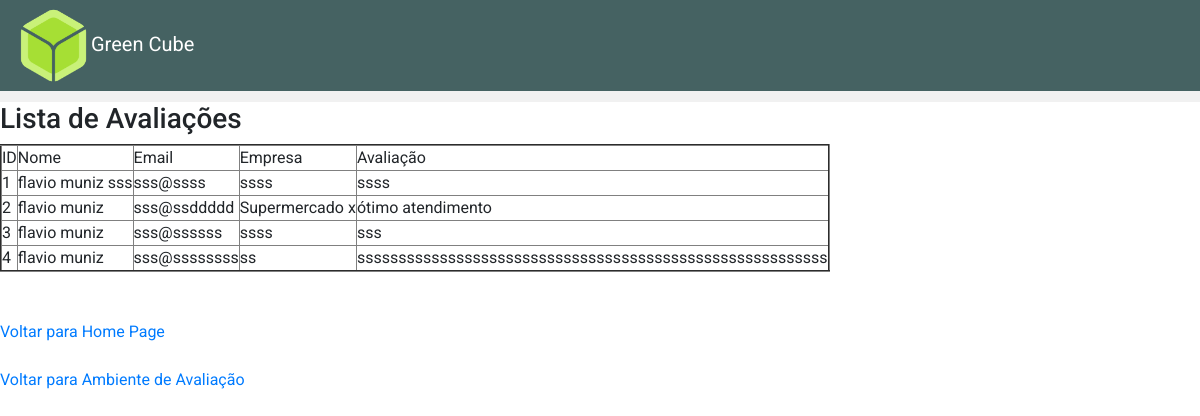
/view, run on the app's committed database.
### tables this page shows
CREATE TABLE Employees (id INTEGER PRIMARY KEY AUTOINCREMENT, name TEXT NOT NULL, email TEXT UNIQUE NOT NULL, empresa TEXT NOT NULL, address TEXT NOT NULL);

### app.py (the view)
@app.route("/view")
def view():
    con = sqlite3.connect("employee.db")
    con.row_factory = sqlite3.Row
    cur = con.cursor()
    cur.execute("select * from Employees")
    rows = cur.fetchall()
    return render_template("view.html", rows=rows)

### templates/view.html (shortened to what this page needs)
<!DOCTYPE html>
<html lang="pt-br">
    <head>
        <link rel="stylesheet" href="https://stackpath.bootstrapcdn.com/bootstrap/4.4.1/css/bootstrap.min.css">
        <link rel="stylesheet" href="{{ url_for('static', filename= 'css/style.css') }}">
    </head>
    <body>
        <header>
            <div class="container" id="nav-container">
                <nav class="navbar navbar-expand-lg fixed-top navbar-dark">
                    <a href="#" class="navbar-brand">
                    </a>
                    <div class="collapse navbar-collapse justify-content-end" id="navbar-links">
                        <div class="navbar-nav">
                            <a class="nav-item nav-link" id="home-menu">Home</a>
                            <a class="nav-item nav-link" id="about-menu">Sobre</a>
                            <a class="nav-item nav-link" id="services-menu">Funcionalidades</a>
                            <a class="nav-item nav-link" id="team-menu">Grupo</a>
                            <a class="nav-item nav-link" id="portfolio-menu">Parceiros</a>
                            <a class="nav-item nav-link" id="contact-menu">Contato</a>
                        </div>
                    </div>
                </nav>
            </div>
        </header>
        <header>
            <div class="container" id="nav-container">
                <nav class="navbar navbar-expand-lg fixed-top navbar-dark">
                    <a href="#" class="navbar-brand">
                        <img src="/static/img/icone.png" alt="Green Cube" id="logo">Green Cube
                    </a>
                </nav>
            </div>
        </header>
      <div id="copy-area">
        <div class="container">
            <div class="row">
                <div class="col-md-12">
                    <p>Desenvolvido por <a href="">Grupo-3 Polo Rio Claro-SP da UNIVESP </a> &copy; 2021</p>
                </div>
            </div>
        </div>
    </div>
      <div id="copy-area">
        <div class="container">
            <div class="row">
                <div class="col-md-12">
                    <p>Desenvolvido por <a href="">Grupo-3 Polo Rio Claro-SP da UNIVESP </a> &copy; 2021</p>
                </div>
            </div>
        </div>
    </div>
      <div id="copy-area">
        <div class="container">
        </div>
    </div>
    <h3>Lista de Avaliações</h3>
<table border=2>
    <thead>
        <td>ID</td>
        <td>Nome</td>
        <td>Email</td>
        <td>Empresa</td>
        <td>Avaliação</td>
    </thead>
    {% for row in rows %}
        <tr>
            <td>{{row["id"]}}</td>
            <td>{{row["name"]}}</td>
            <td>{{row["email"]}}</td>
            <td>{{row["empresa"]}}</td>
            <td>{{row["address"]}}</td>
        </tr>
    {% endfor %}
</table>
<br><br>
<a href="/">Voltar para Home Page</a><br><br>
<a href="/add">Voltar para Ambiente de Avaliação </a><br><br>
</body>
</html>

### static/css/style.css (style rules this page uses)
* { margin: 0; padding: 0; }
body { font-family: 'Roboto', sans-serif; }
.row { margin:0; }
.container { padding: 70px 0; }
p, li { color: #444; font-size: 14px; }
header, .navbar { background-color: rgb(69, 98, 98); }
#nav-container { padding-top: 0; padding-bottom: 0; }
#logo { width: 75px; }
.navbar-brand { padding:0; color: white; }
#navbar-links a { color: rgb(250, 251, 250); cursor: pointer; }
.navbar-expand-lg .navbar-nav .nav-link { padding: 1rem .8rem; }
#copy-area { background-color: #f1f1f1; }
#copy-area .container { padding: 10px 0; text-align: center; }
#copy-area .container p { margin-bottom: 0; }
#copy-area .container a { font-weight: bold; color: #444; }

### data on the page
Employees: id "1", name "flavio muniz sss", email "sss@ssss", empresa "ssss", address "ssss"
Employees: id "2", name "flavio muniz", email "sss@ssddddd", empresa "Supermercado x", address "ótimo atendimento"
Employees: id "3", name "flavio muniz", email "sss@ssssss", empresa "ssss", address "sss"
Employees: id "4", name "flavio muniz", email "sss@ssssssss", empresa "ss", address "sssssssssssssssssssssssssssssssssssssssssssssssssssssssss"
